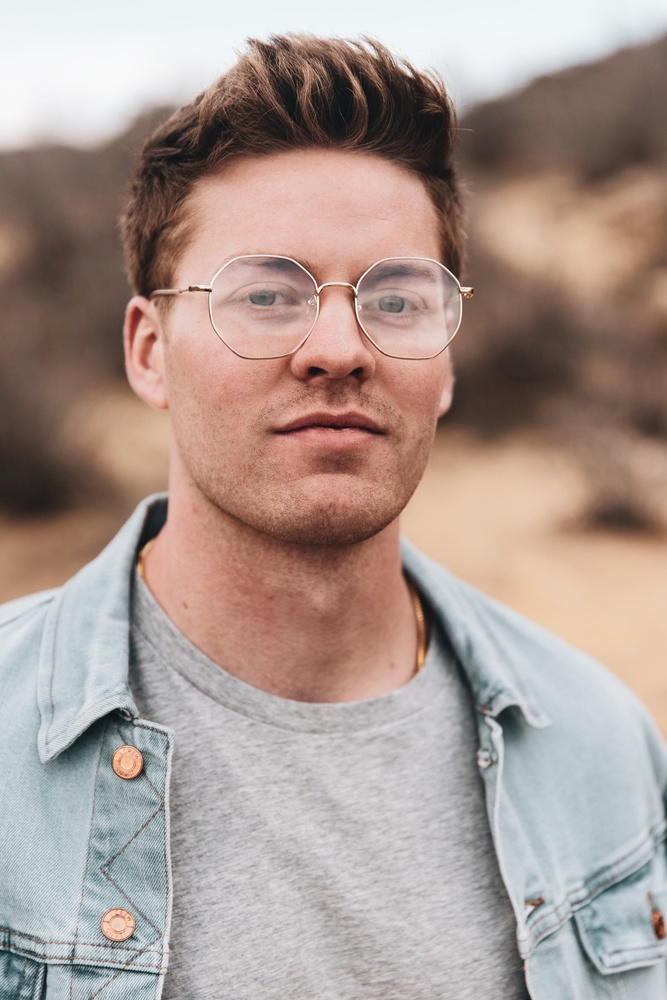
#> input picture OpenCV/images/logan-weaver.jpg, 667 x 1000 px, shrunk from 3072 x 4608 before the run
$ python canny.py --image ../images/logan-weaver.jpg
#> lines starting #> are read from the running program, lines starting #| are printed output that depends on the picture; after the words box and inside, x2 and y2 are one past the last pixel; in counts of white or black regions, pixels touching at a corner belong together
import numpy as np
import argparse
import cv2

ap = argparse.ArgumentParser()
ap.add_argument("-i", "--image", required=True,
    help="Path to the image")
args = vars(ap.parse_args())

image = cv2.imread(args["image"])
#> image is the input picture: shape (1000, 667, 3); mean B, G, R 145.8, 152.8, 170.5
image = cv2.cvtColor(image, cv2.COLOR_BGR2GRAY)
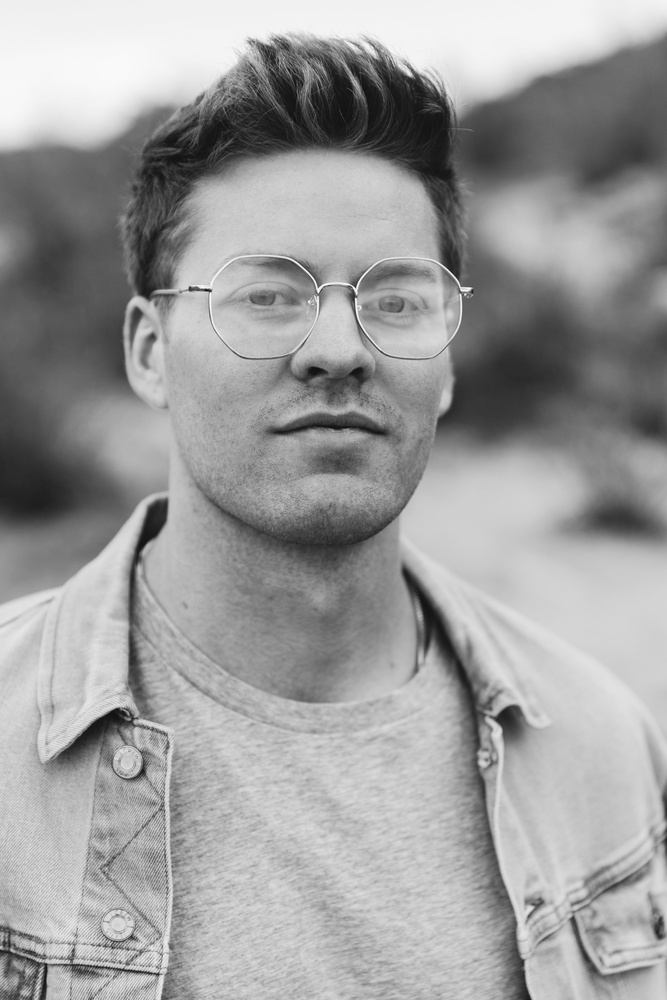
#> image: shape (1000, 667); min 12, max 252, mean 157.3
image = cv2.GaussianBlur(image, (5, 5), 0) #remove noisy edges
cv2.imshow("Blurred", image)
cv2.waitKey(0)

# Gradient values below 30 are considered non-edges whereas any values above 150 are considered edges.
canny = cv2.Canny(image, 30, 150)
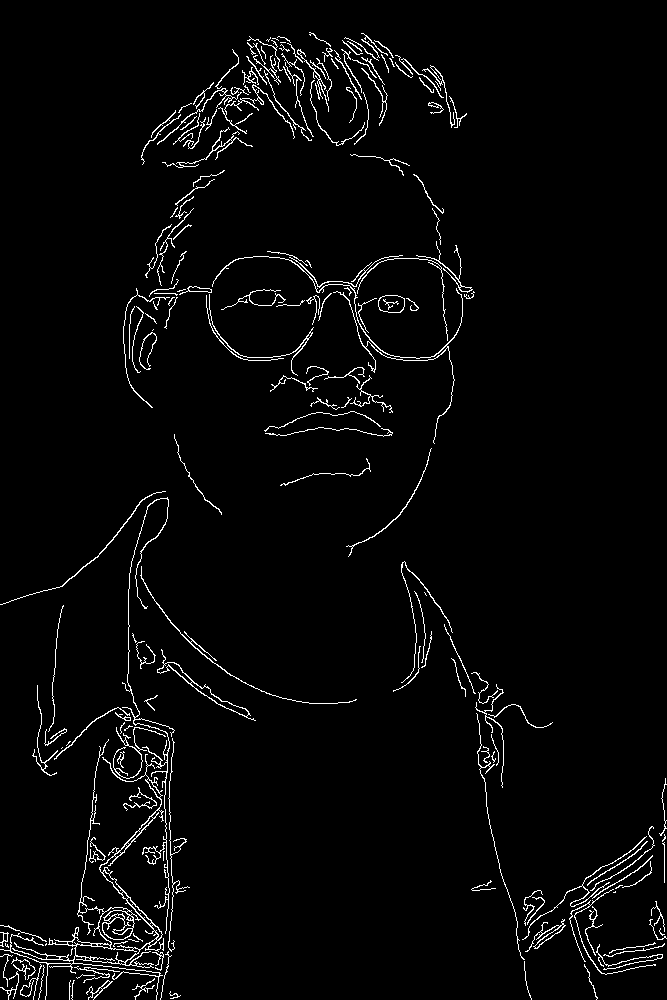
#> canny: shape (1000, 667); 2.9% white in thin lines or dots
# canny = cv2.Canny(image, 10, 200)
cv2.imshow("Canny", canny)
cv2.waitKey(0)
